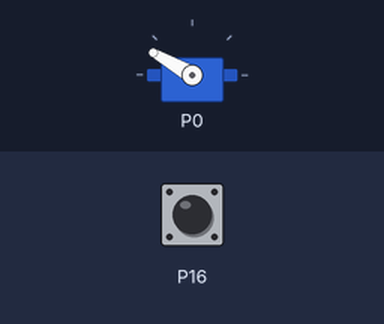
Recording of a program running on a simulated BBC micro:bit (MakeCode). On the bench: servo. Inputs (shaded band) come from the test bench; at power-on: P16 LOW.

Above: at 1.2 s.
1.3 s: P16 pulled HIGH for 3.2 s
At 2.4 s:
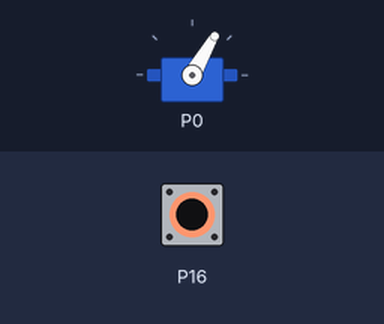
6.8 s: P16 pulled HIGH for 0.15 s
At 9.4 s:
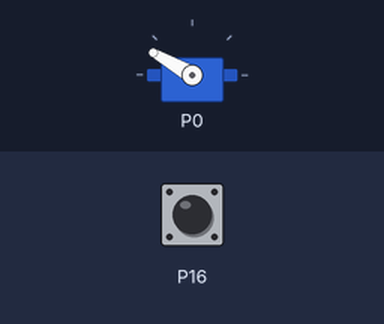
9.9 s: P16 pulled HIGH for 1 s
At 10.4 s:
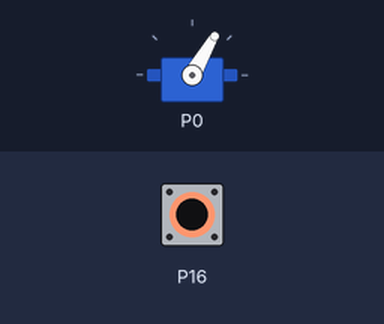
Timing chart, 0 to 13.4 s (numbered marks = the images above; inputs shaded):
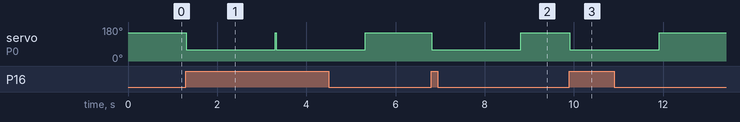

Measured:
- after the input at 1.3 s, servo on P0: 150° → 60° at once, → 150° 4.0 s later
- after the input at 6.8 s, servo on P0: 150° → 60° at once, → 150° 2.0 s later
- after the input at 9.9 s, servo on P0: 150° → 60° at once, → 150° 2.0 s later

The program:

main.ts
```typescript
servos.P0.setRange(60, 150)
let nombre = 0
let etat_actuel = 0
let etat_passé = 0
basic.forever(function () {
    etat_actuel = pins.digitalReadPin(DigitalPin.P16)
    if (etat_actuel == 0) {
        servos.P0.setAngle(150)
    } else if (etat_actuel == 1) {
        servos.P0.setAngle(60)
        basic.pause(2000)
        servos.P0.setAngle(150)
    }
})
```

test.ts
```typescript
// les tests vont ici ; cela ne sera pas compilé si ce paquet est utilisé en tant qu'extension.
```
